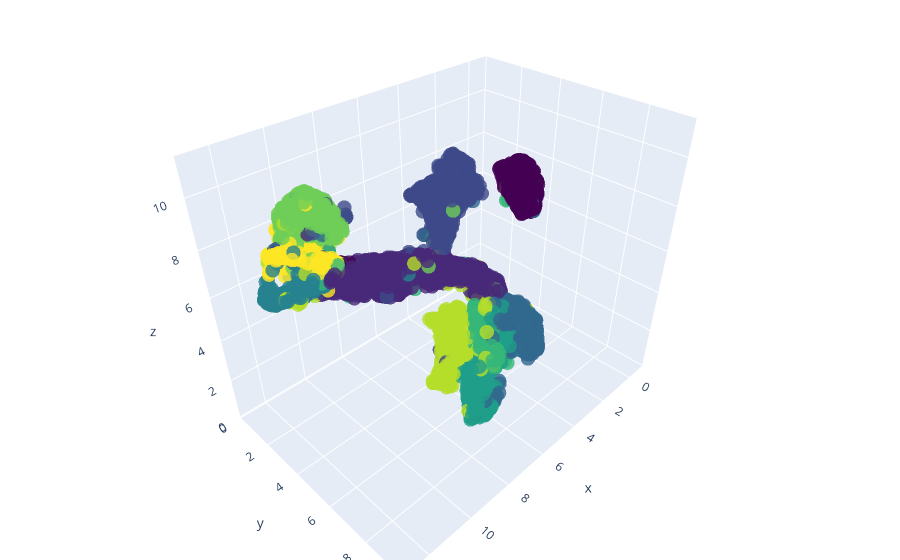

The cell this chart's notebook holds for it:
### Markdown cell above
#### This is a U-map of the MNIST data set. It is a 2D representation of the data set. It is a good way to visualize the data set, and be able to understand the way the data set looks. With that being said, the U-map function is a really good way to get a visual representation of the data set, and see how the data set is distributed, and some of the patterns and potential problems within the data set.

### Code cell
import plotly.graph_objects as go

# Load the MNIST dataset
mnist = tf.keras.datasets.mnist
(x_train, y_train), _ = mnist.load_data()
x_train_flat = x_train.reshape(-1, 28*28)

# Reduce dimensions to 3D using UMAP
reducer = umap.UMAP(n_components=3, random_state=42)
embedding_3d = reducer.fit_transform(x_train_flat[:10000])

# Create a Plotly 3D scatter plot
fig = go.Figure(data=[go.Scatter3d(
    x=embedding_3d[:, 0],
    y=embedding_3d[:, 1],
    z=embedding_3d[:, 2],
    mode='markers',
    marker=dict(
        size=5,
        color=y_train[:10000],  # set color to the labels
        colorscale='Viridis',   # choose a colorscale
        opacity=0.8
    )
)])

# Update layout for a better view
fig.update_layout(margin=dict(l=0, r=0, b=0, t=0))
fig.show()

### Figure 1 — Plotly figure (JSON) as saved in the notebook; plotly's stock layout.template omitted (floating-point values rounded to 4 significant figures; data arrays with more than 128 entries replaced by an {"elided": "..."} marker saying what was removed)
{"data": [{"marker": {"color": {"elided": "10000 int values"}, "colorscale": [[0, "#440154"], [0.1111, "#482878"], [0.2222, "#3e4989"], [0.3333, "#31688e"], [0.4444, "#26828e"], [0.5556, "#1f9e89"], [0.6667, "#35b779"], [0.7778, "#6ece58"], [0.8889, "#b5de2b"], [1, "#fde725"]], "opacity": 0.8, "size": 5}, "mode": "markers", "type": "scatter3d", "x": {"elided": "10000 float values"}, "y": {"elided": "10000 float values"}, "z": {"elided": "10000 float values"}}], "layout": {"margin": {"b": 0, "l": 0, "r": 0, "t": 0}}}
